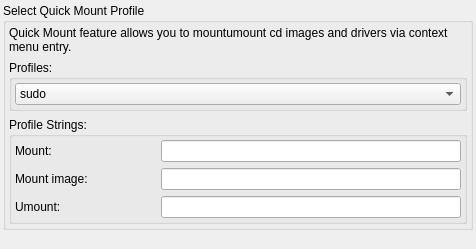
               <widget class="QWidget" name="pageMountProfile">
                <layout class="QGridLayout" name="gridLayout_11">
                 <property name="leftMargin">
                  <number>3</number>
                 </property>
                 <property name="topMargin">
                  <number>3</number>
                 </property>
                 <property name="rightMargin">
                  <number>3</number>
                 </property>
                 <property name="bottomMargin">
                  <number>3</number>
                 </property>
                 <item row="0" column="0">
                  <widget class="QGroupBox" name="groupBox_11">
                   <property name="autoFillBackground">
                    <bool>false</bool>
                   </property>
                   <property name="title">
                    <string>Select Quick Mount Profile</string>
                   </property>
                   <layout class="QVBoxLayout" name="_57">
                    <property name="leftMargin">
                     <number>3</number>
                    </property>
                    <property name="topMargin">
                     <number>3</number>
                    </property>
                    <property name="rightMargin">
                     <number>3</number>
                    </property>
                    <property name="bottomMargin">
                     <number>3</number>
                    </property>
                    <item>
                     <widget class="QLabel" name="label_6">
                      <property name="sizePolicy">
                       <sizepolicy hsizetype="Preferred" vsizetype="Preferred">
                        <horstretch>0</horstretch>
                        <verstretch>0</verstretch>
                       </sizepolicy>
                      </property>
                      <property name="text">
                       <string>Quick Mount feature allows you to mountumount cd images and drivers via context menu entry.</string>
                      </property>
                      <property name="wordWrap">
                       <bool>true</bool>
                      </property>
                     </widget>
                    </item>
                    <item>
                     <widget class="QGroupBox" name="groupBox_16">
                      <property name="title">
                       <string>Profiles:</string>
                      </property>
                      <layout class="QVBoxLayout" name="verticalLayout_12">
                       <property name="leftMargin">
                        <number>3</number>
                       </property>
                       <property name="topMargin">
                        <number>3</number>
                       </property>
                       <property name="rightMargin">
                        <number>3</number>
                       </property>
                       <property name="bottomMargin">
                        <number>3</number>
                       </property>
                       <item>
                        <widget class="QComboBox" name="comboMountProfiles">
                         <item>
                          <property name="text">
                           <string notr="true">sudo</string>
                          </property>
                         </item>
                         <item>
                          <property name="text">
                           <string notr="true">gui sudo</string>
                          </property>
                         </item>
                         <item>
                          <property name="text">
                           <string notr="true">FuseISO</string>
                          </property>
                         </item>
                        </widget>
                       </item>
                      </layout>
                     </widget>
                    </item>
                    <item>
                     <widget class="QGroupBox" name="groupBox_15">
                      <property name="title">
                       <string>Profile Strings:</string>
                      </property>
                      <layout class="QVBoxLayout" name="verticalLayout_11">
                       <property name="leftMargin">
                        <number>3</number>
                       </property>
                       <property name="topMargin">
                        <number>3</number>
                       </property>
                       <property name="rightMargin">
                        <number>3</number>
                       </property>
                       <property name="bottomMargin">
                        <number>3</number>
                       </property>
                       <item>
                        <widget class="QWidget" name="frameMount" native="true">
                         <layout class="QHBoxLayout" name="_6">
                          <property name="leftMargin">
                           <number>0</number>
                          </property>
                          <property name="topMargin">
                           <number>0</number>
                          </property>
                          <property name="rightMargin">
                           <number>0</number>
                          </property>
                          <property name="bottomMargin">
                           <number>0</number>
                          </property>
                          <item>
                           <widget class="QLabel" name="label_56">
                            <property name="minimumSize">
                             <size>
                              <width>140</width>
                              <height>0</height>
                             </size>
                            </property>
                            <property name="maximumSize">
                             <size>
                              <width>140</width>
                              <height>16777215</height>
                             </size>
                            </property>
                            <property name="text">
                             <string notr="true">Mount:</string>
                            </property>
                           </widget>
                          </item>
                          <item>
                           <widget class="QLineEdit" name="txtMountString">
                            <property name="sizePolicy">
                             <sizepolicy hsizetype="MinimumExpanding" vsizetype="Minimum">
                              <horstretch>0</horstretch>
                              <verstretch>0</verstretch>
                             </sizepolicy>
                            </property>
                            <property name="inputMask">
                             <string/>
                            </property>
                           </widget>
                          </item>
                         </layout>
                        </widget>
                       </item>
                       <item>
                        <widget class="QWidget" name="widget_52" native="true">
                         <layout class="QHBoxLayout" name="_58">
                          <property name="leftMargin">
                           <number>0</number>
                          </property>
                          <property name="topMargin">
                           <number>0</number>
                          </property>
                          <property name="rightMargin">
                           <number>0</number>
                          </property>
                          <property name="bottomMargin">
                           <number>0</number>
                          </property>
                          <item>
                           <widget class="QLabel" name="label_57">
                            <property name="minimumSize">
                             <size>
                              <width>140</width>
                              <height>0</height>
                             </size>
                            </property>
                            <property name="maximumSize">
                             <size>
                              <width>140</width>
                              <height>16777215</height>
                             </size>
                            </property>
                            <property name="text">
                             <string notr="true">Mount image:</string>
                            </property>
                           </widget>
                          </item>
                          <item>
                           <widget class="QLineEdit" name="txtMountImageString">
                            <property name="sizePolicy">
                             <sizepolicy hsizetype="MinimumExpanding" vsizetype="Minimum">
                              <horstretch>0</horstretch>
                              <verstretch>0</verstretch>
                             </sizepolicy>
                            </property>
                            <property name="inputMask">
                             <string/>
                            </property>
                           </widget>
                          </item>
                         </layout>
                        </widget>
                       </item>
                       <item>
                        <widget class="QWidget" name="widget_53" native="true">
                         <layout class="QHBoxLayout" name="_59">
                          <property name="leftMargin">
                           <number>0</number>
                          </property>
                          <property name="topMargin">
                           <number>0</number>
                          </property>
                          <property name="rightMargin">
                           <number>0</number>
                          </property>
                          <property name="bottomMargin">
                           <number>0</number>
                          </property>
                          <item>
                           <widget class="QLabel" name="label_58">
                            <property name="minimumSize">
                             <size>
                              <width>140</width>
                              <height>0</height>
                             </size>
                            </property>
                            <property name="maximumSize">
                             <size>
                              <width>140</width>
                              <height>16777215</height>
                             </size>
                            </property>
                            <property name="text">
                             <string notr="true">Umount:</string>
                            </property>
                           </widget>
                          </item>
                          <item>
                           <widget class="QLineEdit" name="txtUmountString">
                            <property name="sizePolicy">
                             <sizepolicy hsizetype="MinimumExpanding" vsizetype="Minimum">
                              <horstretch>0</horstretch>
                              <verstretch>0</verstretch>
                             </sizepolicy>
                            </property>
                            <property name="inputMask">
                             <string/>
                            </property>
                           </widget>
                          </item>
                         </layout>
                        </widget>
                       </item>
                      </layout>
                     </widget>
                    </item>
                   </layout>
                  </widget>
                 </item>
                 <item row="1" column="0">
                  <spacer>
                   <property name="orientation">
                    <enum>Qt::Vertical</enum>
                   </property>
                   <property name="sizeHint" stdset="0">
                    <size>
                     <width>470</width>
                     <height>16</height>
                    </size>
                   </property>
                  </spacer>
                 </item>
                </layout>
               </widget>
